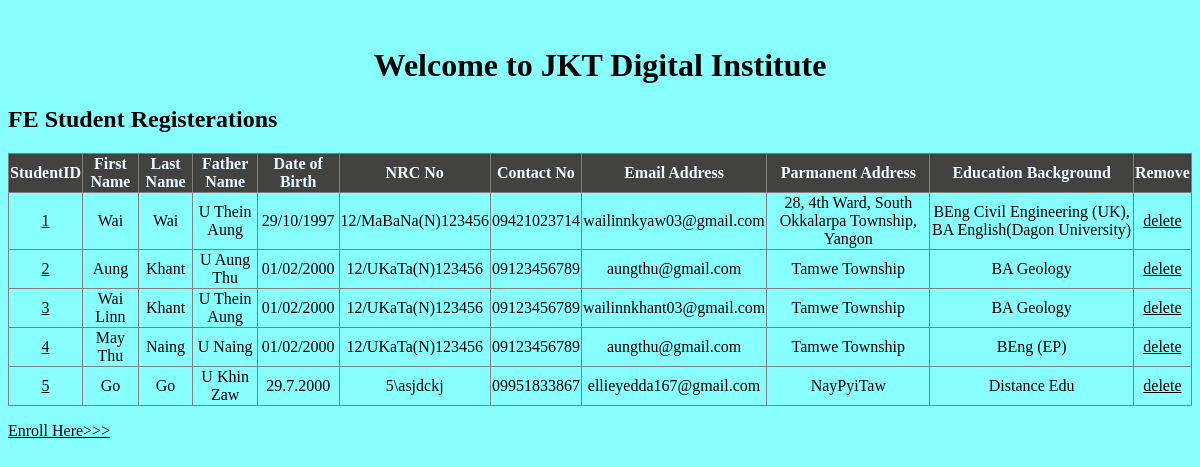
The page / on the database its author committed.
### polls/models.py (models this page shows)
class Polls(models.Model):
    firstname = models.CharField(max_length=255)
    lastname =models.CharField(max_length=255)
    fathername = models.CharField(max_length=255)
    dateofbirth = models.CharField(max_length=255)
    nrcno = models.CharField(max_length=255)
    contactno = models.CharField(max_length=255)
    emailAddress=models.CharField(max_length=255)
    pAddress = models.CharField(max_length=255)
    edu = models.CharField(max_length=255)

### polls/views.py (the view)
# urls.py: path('', views.index, name='index'),
def index(request):
    mypolls = Polls.objects.all().values()
    template = loader.get_template('register.html')
    context = {
        'mypolls':mypolls,
    }
    return HttpResponse(template.render(context, request))

### polls/templates/register.html (shortened to what this page needs)
<!DOCTYPE html>
<html lang="en">
<head>
</head>
<body>
    <h1>Welcome to JKT Digital Institute</h1>
    <h2>FE Student Registerations</h2>
    <table border="1">
        <tr id="head">
            <th>StudentID</th>
            <th>First Name</th>
            <th>Last Name</th>
            <th>Father Name</th>
            <th>Date of Birth</th>
            <th>NRC No</th>
            <th>Contact No</th>
            <th>Email Address</th>
            <th>Parmanent Address</th>
            <th>Education Background</th>
            <th>Remove</th>
        </tr>
        {% for x in mypolls %}
        <tr>
            <td><a href="update/{{ x.id }}">{{ x.id }}</a></td>
            <td>{{ x.firstname }}</td>
            <td>{{ x.lastname }}</td>
            <td>{{ x.fathername }}</td>
            <td>{{ x.dateofbirth }}</td>
            <td>{{ x.nrcno }}</td>
            <td>{{ x.contactno }}</td>
            <td>{{ x.emailAddress }}</td>
            <td>{{ x.pAddress }}</td>
            <td>{{ x.edu }}</td>
            <td><a href="delete/{{ x.id }}">delete</a></td>
            {% endfor %}
        </tr>
    </table>
    <p>
        <a href="add/">Enroll Here>>></a>
    </p>
</body>
</html>

### polls/templates/register.html (style rules this page uses)
* { background-color: rgb(136, 255, 255); color: rgb(0, 0, 0); }
h1 { text-align: center; }
table { border-collapse: collapse; text-align: center; }
th { background-color: rgb(66, 66, 65); color: aliceblue; }

### rows shown on the page
Polls: id "1", firstname "Wai", lastname "Wai", fathername "U Thein Aung", dateofbirth "29/10/1997", nrcno "12/MaBaNa(N)123456", contactno "09421023714", emailAddress "wailinnkyaw03@gmail.com", pAddress "28, 4th Ward, South Okkalarpa Township, Yangon", edu "BEng Civil Engineering (UK), BA English(Dagon University)"
Polls: id "2", firstname "Aung", lastname "Khant", fathername "U Aung Thu", dateofbirth "01/02/2000", nrcno "12/UKaTa(N)123456", contactno "09123456789", emailAddress "aungthu@gmail.com", pAddress "Tamwe Township", edu "BA Geology"
Polls: id "3", firstname "Wai Linn", lastname "Khant", fathername "U Thein Aung", dateofbirth "01/02/2000", nrcno "12/UKaTa(N)123456", contactno "09123456789", emailAddress "wailinnkhant03@gmail.com", pAddress "Tamwe Township", edu "BA Geology"
Polls: id "4", firstname "May Thu", lastname "Naing", fathername "U Naing", dateofbirth "01/02/2000", nrcno "12/UKaTa(N)123456", contactno "09123456789", emailAddress "aungthu@gmail.com", pAddress "Tamwe Township", edu "BEng (EP)"
Polls: id "5", firstname "Go", lastname "Go", fathername "U Khin Zaw", dateofbirth "29.7.2000", nrcno "5\\asjdckj", contactno "09951833867", emailAddress "ellieyedda167@gmail.com", pAddress "NayPyiTaw", edu "Distance Edu"
